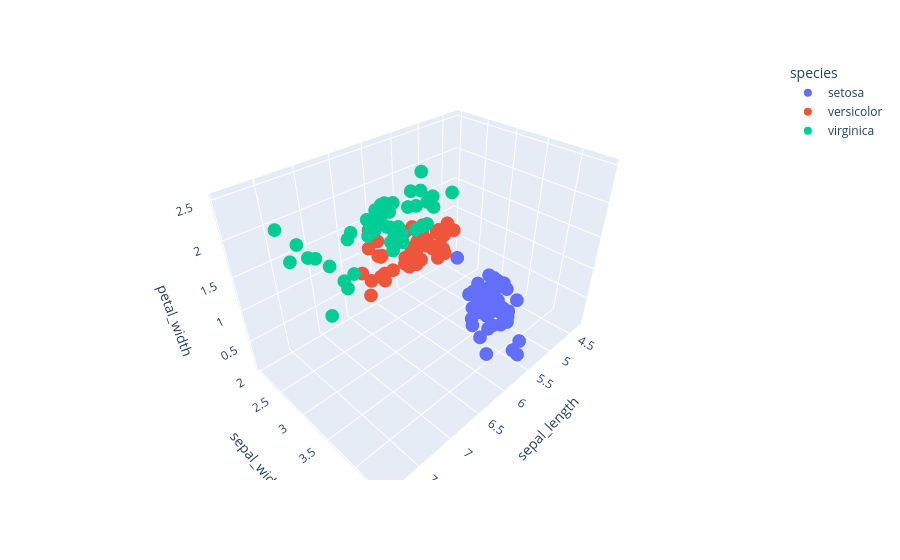

Notebook cell for this chart:
### Code cell
# Make figure of #D of Iris dataset
df = px.data.iris()
fig = px.scatter_3d(df, x = 'sepal_length', y = 'sepal_width', z = 'petal_width',
              color = 'species')
fig.show()

### Figure 1 — Plotly figure (JSON) as saved in the notebook; plotly's stock layout.template omitted (floating-point values rounded to 4 significant figures)
{"data": [{"hovertemplate": "species=setosa<br>sepal_length=%{x}<br>sepal_width=%{y}<br>petal_width=%{z}<extra></extra>", "legendgroup": "setosa", "marker": {"color": "#636efa", "symbol": "circle"}, "mode": "markers", "name": "setosa", "scene": "scene", "showlegend": true, "type": "scatter3d", "x": [5.1, 4.9, 4.7, 4.6, 5.0, 5.4, 4.6, 5.0, 4.4, 4.9, 5.4, 4.8, 4.8, 4.3, 5.8, 5.7, 5.4, 5.1, 5.7, 5.1, 5.4, 5.1, 4.6, 5.1, 4.8, 5.0, 5.0, 5.2, 5.2, 4.7, 4.8, 5.4, 5.2, 5.5, 4.9, 5.0, 5.5, 4.9, 4.4, 5.1, 5.0, 4.5, 4.4, 5.0, 5.1, 4.8, 5.1, 4.6, 5.3, 5.0], "y": [3.5, 3.0, 3.2, 3.1, 3.6, 3.9, 3.4, 3.4, 2.9, 3.1, 3.7, 3.4, 3.0, 3.0, 4.0, 4.4, 3.9, 3.5, 3.8, 3.8, 3.4, 3.7, 3.6, 3.3, 3.4, 3.0, 3.4, 3.5, 3.4, 3.2, 3.1, 3.4, 4.1, 4.2, 3.1, 3.2, 3.5, 3.1, 3.0, 3.4, 3.5, 2.3, 3.2, 3.5, 3.8, 3.0, 3.8, 3.2, 3.7, 3.3], "z": [0.2, 0.2, 0.2, 0.2, 0.2, 0.4, 0.3, 0.2, 0.2, 0.1, 0.2, 0.2, 0.1, 0.1, 0.2, 0.4, 0.4, 0.3, 0.3, 0.3, 0.2, 0.4, 0.2, 0.5, 0.2, 0.2, 0.4, 0.2, 0.2, 0.2, 0.2, 0.4, 0.1, 0.2, 0.1, 0.2, 0.2, 0.1, 0.2, 0.2, 0.3, 0.3, 0.2, 0.6, 0.4, 0.3, 0.2, 0.2, 0.2, 0.2]}, {"hovertemplate": "species=versicolor<br>sepal_length=%{x}<br>sepal_width=%{y}<br>petal_width=%{z}<extra></extra>", "legendgroup": "versicolor", "marker": {"color": "#EF553B", "symbol": "circle"}, "mode": "markers", "name": "versicolor", "scene": "scene", "showlegend": true, "type": "scatter3d", "x": [7.0, 6.4, 6.9, 5.5, 6.5, 5.7, 6.3, 4.9, 6.6, 5.2, 5.0, 5.9, 6.0, 6.1, 5.6, 6.7, 5.6, 5.8, 6.2, 5.6, 5.9, 6.1, 6.3, 6.1, 6.4, 6.6, 6.8, 6.7, 6.0, 5.7, 5.5, 5.5, 5.8, 6.0, 5.4, 6.0, 6.7, 6.3, 5.6, 5.5, 5.5, 6.1, 5.8, 5.0, 5.6, 5.7, 5.7, 6.2, 5.1, 5.7], "y": [3.2, 3.2, 3.1, 2.3, 2.8, 2.8, 3.3, 2.4, 2.9, 2.7, 2.0, 3.0, 2.2, 2.9, 2.9, 3.1, 3.0, 2.7, 2.2, 2.5, 3.2, 2.8, 2.5, 2.8, 2.9, 3.0, 2.8, 3.0, 2.9, 2.6, 2.4, 2.4, 2.7, 2.7, 3.0, 3.4, 3.1, 2.3, 3.0, 2.5, 2.6, 3.0, 2.6, 2.3, 2.7, 3.0, 2.9, 2.9, 2.5, 2.8], "z": [1.4, 1.5, 1.5, 1.3, 1.5, 1.3, 1.6, 1.0, 1.3, 1.4, 1.0, 1.5, 1.0, 1.4, 1.3, 1.4, 1.5, 1.0, 1.5, 1.1, 1.8, 1.3, 1.5, 1.2, 1.3, 1.4, 1.4, 1.7, 1.5, 1.0, 1.1, 1.0, 1.2, 1.6, 1.5, 1.6, 1.5, 1.3, 1.3, 1.3, 1.2, 1.4, 1.2, 1.0, 1.3, 1.2, 1.3, 1.3, 1.1, 1.3]}, {"hovertemplate": "species=virginica<br>sepal_length=%{x}<br>sepal_width=%{y}<br>petal_width=%{z}<extra></extra>", "legendgroup": "virginica", "marker": {"color": "#00cc96", "symbol": "circle"}, "mode": "markers", "name": "virginica", "scene": "scene", "showlegend": true, "type": "scatter3d", "x": [6.3, 5.8, 7.1, 6.3, 6.5, 7.6, 4.9, 7.3, 6.7, 7.2, 6.5, 6.4, 6.8, 5.7, 5.8, 6.4, 6.5, 7.7, 7.7, 6.0, 6.9, 5.6, 7.7, 6.3, 6.7, 7.2, 6.2, 6.1, 6.4, 7.2, 7.4, 7.9, 6.4, 6.3, 6.1, 7.7, 6.3, 6.4, 6.0, 6.9, 6.7, 6.9, 5.8, 6.8, 6.7, 6.7, 6.3, 6.5, 6.2, 5.9], "y": [3.3, 2.7, 3.0, 2.9, 3.0, 3.0, 2.5, 2.9, 2.5, 3.6, 3.2, 2.7, 3.0, 2.5, 2.8, 3.2, 3.0, 3.8, 2.6, 2.2, 3.2, 2.8, 2.8, 2.7, 3.3, 3.2, 2.8, 3.0, 2.8, 3.0, 2.8, 3.8, 2.8, 2.8, 2.6, 3.0, 3.4, 3.1, 3.0, 3.1, 3.1, 3.1, 2.7, 3.2, 3.3, 3.0, 2.5, 3.0, 3.4, 3.0], "z": [2.5, 1.9, 2.1, 1.8, 2.2, 2.1, 1.7, 1.8, 1.8, 2.5, 2.0, 1.9, 2.1, 2.0, 2.4, 2.3, 1.8, 2.2, 2.3, 1.5, 2.3, 2.0, 2.0, 1.8, 2.1, 1.8, 1.8, 1.8, 2.1, 1.6, 1.9, 2.0, 2.2, 1.5, 1.4, 2.3, 2.4, 1.8, 1.8, 2.1, 2.4, 2.3, 1.9, 2.3, 2.5, 2.3, 1.9, 2.0, 2.3, 1.8]}], "layout": {"legend": {"title": {"text": "species"}, "tracegroupgap": 0}, "margin": {"t": 60}, "scene": {"domain": {"x": [0, 1], "y": [0, 1]}, "xaxis": {"title": {"text": "sepal_length"}}, "yaxis": {"title": {"text": "sepal_width"}}, "zaxis": {"title": {"text": "petal_width"}}}}}
